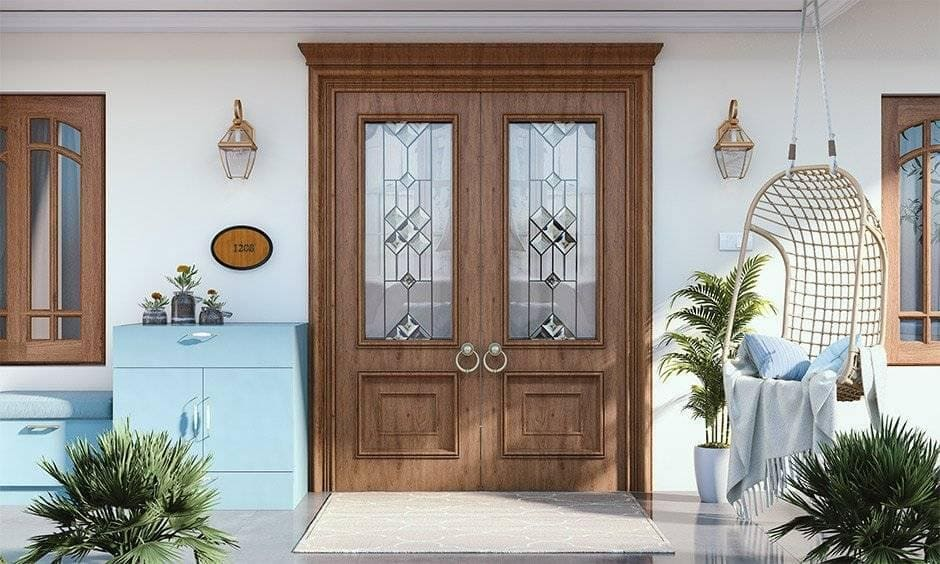
#> input picture door.jpg, 940 x 564 px, given in place of SamsungGear360.mp4, which was not available
$ python opticalflow.py
#> lines starting #> are read from the running program, lines starting #| are printed output that depends on the picture; after the words box and inside, x2 and y2 are one past the last pixel; in counts of white or black regions, pixels touching at a corner belong together; pictures that were not available may be replaced by others from this repository, and a replacement may not be noted
import numpy as np
import cv2 as cv

cap = cv.VideoCapture(cv.samples.findFile("SamsungGear360.mp4"))
ret, frame1 = cap.read()
#> frame1 is the input picture: shape (564, 940, 3); mean B, G, R 146.2, 151.8, 156.4
scale = 0.5  # Resize factor to speed up processing
frame1 = cv.resize(frame1, (0, 0), fx=scale, fy=scale)
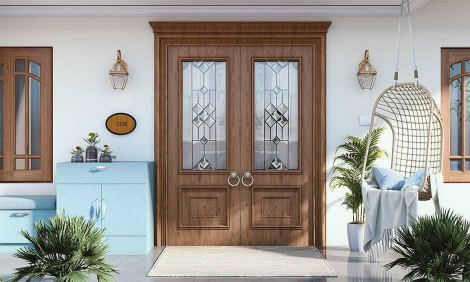
#> frame1: shape (282, 470, 3); mean B, G, R 146.4, 151.9, 156.6
prvs = cv.cvtColor(frame1, cv.COLOR_BGR2GRAY)
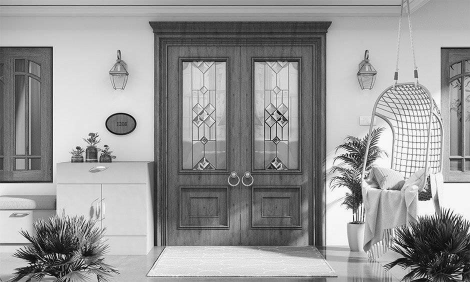
#> prvs: shape (282, 470); min 7, max 254, mean 152.7

hsv = np.zeros_like(frame1)
hsv[..., 1] = 255

while True:
    ret, frame2 = cap.read()
    if not ret:
        print("No frames grabbed!")
        break

    frame2 = cv.resize(frame2, (0, 0), fx=scale, fy=scale)
    next = cv.cvtColor(frame2, cv.COLOR_BGR2GRAY)

    flow = cv.calcOpticalFlowFarneback(prvs, next, None, 0.5, 3, 15, 3, 5, 1.2, 0)

    mag, ang = cv.cartToPolar(flow[..., 0], flow[..., 1])
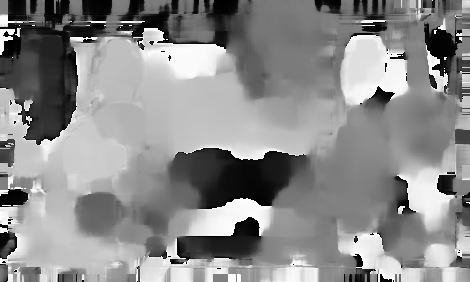
#> ang: shape (282, 470) float32; min 7.86e-05, max 6.28, mean 3.45; drawn with min black and max white
    hsv[..., 0] = ang * 180 / np.pi / 2
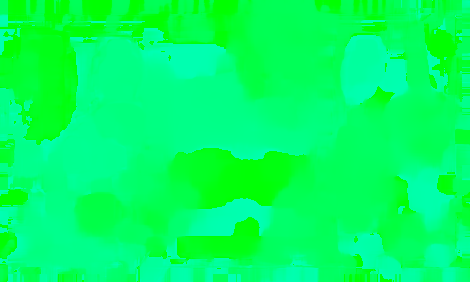
#> hsv: shape (282, 470, 3); mean of channels 0, 1, 2 98.3, 255, 0; drawn as B, G, R
    hsv[..., 2] = cv.normalize(mag, None, 0, 255, cv.NORM_MINMAX)
#> hsv: shape (282, 470, 3); 0.66% of pixels changed, all inside (x1, y1, x2, y2) = (0, 0, 470, 282)
    bgr = cv.cvtColor(hsv, cv.COLOR_HSV2BGR)

    cv.imshow("Optical Flow", bgr)
    k = cv.waitKey(30) & 0xFF
#> (key Esc is pressed here)
    if k == 27:  # ESC to quit
        break
    elif k == ord("s"):  # Save images
        cv.imwrite("opticalfb.png", frame2)
        cv.imwrite("opticalhsv.png", bgr)

    prvs = next

cap.release()
cv.destroyAllWindows()
